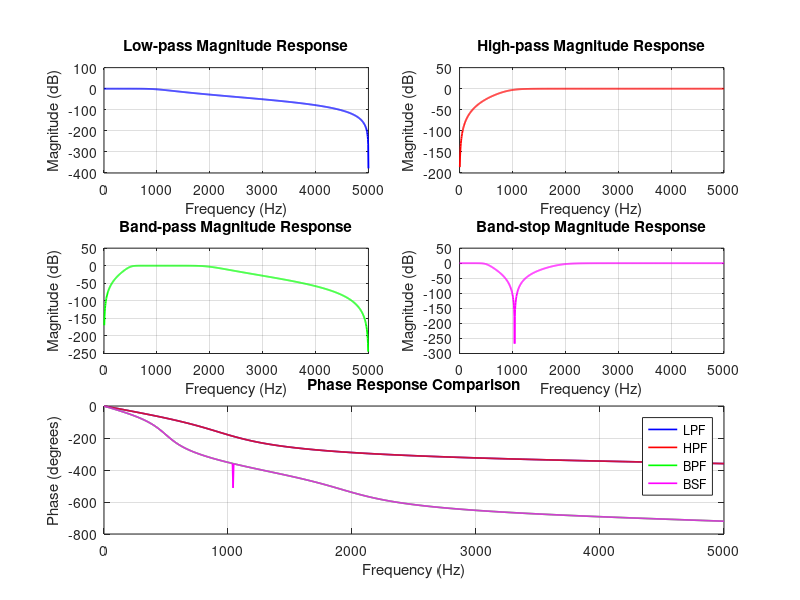
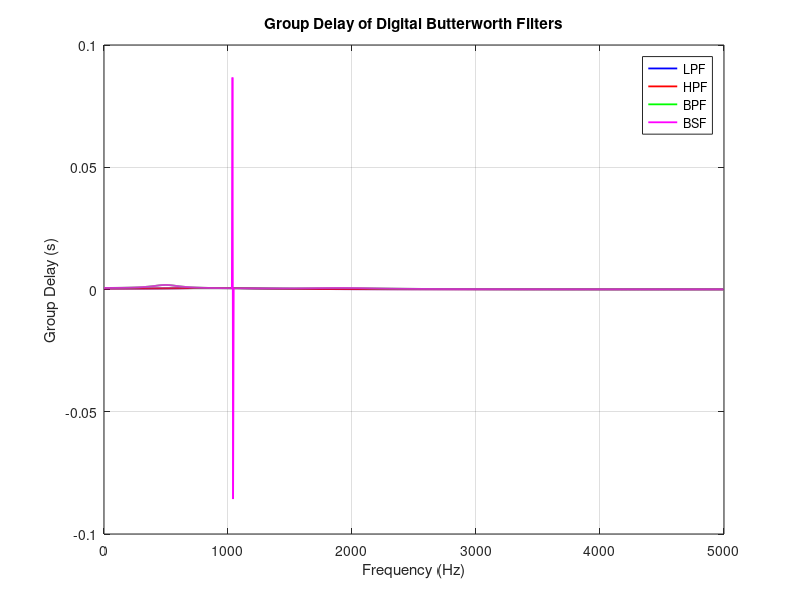
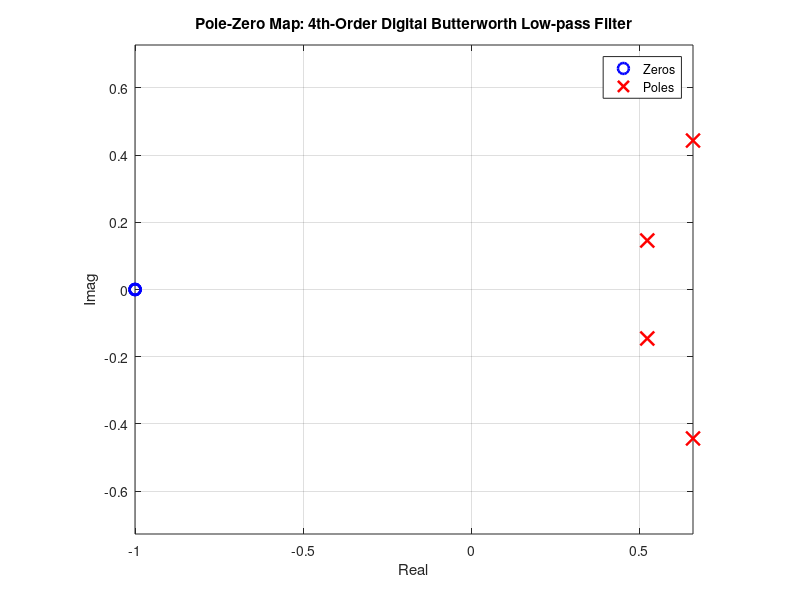

The MATLAB source for these figures, in order:
% Digital Butterworth filter -> Magnitude, Phase, Group Delay, Pole-Zero Map

clear;
close all;
clc;

fs = 10000;
n = 4;
f = linspace(0, fs/2, 1024);

f_cut = 1000;
[b_lp, a_lp] = butter(n, f_cut/(fs/2), 'low');
H_lp = freqz(b_lp, a_lp, f, fs);

[b_hp, a_hp] = butter(n, f_cut/(fs/2), 'high');
H_hp = freqz(b_hp, a_hp, f, fs);

f1 = 500; f2 = 2000;
[b_bp, a_bp] = butter(n, [f1 f2]/(fs/2), 'bandpass');
H_bp = freqz(b_bp, a_bp, f, fs);

[b_bs, a_bs] = butter(n, [f1 f2]/(fs/2), 'stop');
H_bs = freqz(b_bs, a_bs, f, fs);

figure('Name','Digital Butterworth Filters','Position',[100 100 1200 800]);

subplot(3,2,1);
plot(f, 20*log10(abs(H_lp)),'b','LineWidth',1.3); grid on;
title('Low-pass Magnitude Response'); xlabel('Frequency (Hz)'); ylabel('Magnitude (dB)');

subplot(3,2,2);
plot(f, 20*log10(abs(H_hp)),'r','LineWidth',1.3); grid on;
title('High-pass Magnitude Response'); xlabel('Frequency (Hz)'); ylabel('Magnitude (dB)');

subplot(3,2,3);
plot(f, 20*log10(abs(H_bp)),'g','LineWidth',1.3); grid on;
title('Band-pass Magnitude Response'); xlabel('Frequency (Hz)'); ylabel('Magnitude (dB)');

subplot(3,2,4);
plot(f, 20*log10(abs(H_bs)),'m','LineWidth',1.3); grid on;
title('Band-stop Magnitude Response'); xlabel('Frequency (Hz)'); ylabel('Magnitude (dB)');

subplot(3,2,[5 6]);
plot(f, unwrap(angle(H_lp))*180/pi,'b','LineWidth',1.2); hold on;
plot(f, unwrap(angle(H_hp))*180/pi,'r','LineWidth',1.2);
plot(f, unwrap(angle(H_bp))*180/pi,'g','LineWidth',1.2);
plot(f, unwrap(angle(H_bs))*180/pi,'m','LineWidth',1.2);
grid on;
title('Phase Response Comparison'); xlabel('Frequency (Hz)'); ylabel('Phase (degrees)');
legend('LPF','HPF','BPF','BSF','Location','best');

phi_lp = unwrap(angle(H_lp)); gd_lp = -diff(phi_lp)./diff(2*pi*f);
phi_hp = unwrap(angle(H_hp)); gd_hp = -diff(phi_hp)./diff(2*pi*f);
phi_bp = unwrap(angle(H_bp)); gd_bp = -diff(phi_bp)./diff(2*pi*f);
phi_bs = unwrap(angle(H_bs)); gd_bs = -diff(phi_bs)./diff(2*pi*f);

figure('Name','Group Delay (Digital Butterworth)','Position',[100 100 900 500]);
plot(f(1:end-1), gd_lp,'b','LineWidth',1.3); hold on;
plot(f(1:end-1), gd_hp,'r','LineWidth',1.3);
plot(f(1:end-1), gd_bp,'g','LineWidth',1.3);
plot(f(1:end-1), gd_bs,'m','LineWidth',1.3);
grid on; title('Group Delay of Digital Butterworth Filters');
xlabel('Frequency (Hz)'); ylabel('Group Delay (s)');
legend('LPF','HPF','BPF','BSF','Location','best');

p_lp = roots(a_lp);
z_lp = roots(b_lp);

figure('Name','Pole-Zero Map (Digital Butterworth)','Position',[200 200 600 500]);
plot(real(z_lp), imag(z_lp), 'o', 'MarkerSize', 8, 'LineWidth', 1.8, 'Color', 'b'); hold on;
plot(real(p_lp), imag(p_lp), 'x', 'MarkerSize', 10, 'LineWidth', 1.8, 'Color', 'r');
grid on; axis equal;
xlabel('Real'); ylabel('Imag');
title('Pole-Zero Map: 4th-Order Digital Butterworth Low-pass Filter');
legend('Zeros','Poles','Location','best');
